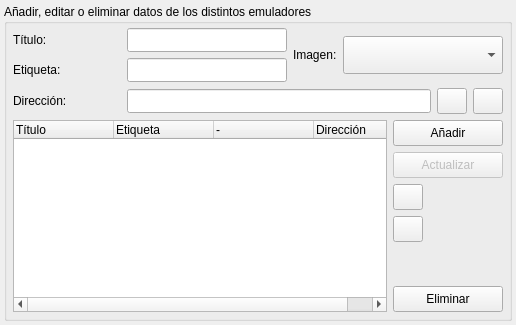
         <widget class="QWidget" name="tab_emus">
          <attribute name="icon">
           <iconset resource="../res/gr-lida.qrc">
            <normaloff>:/img16/emuladores.png</normaloff>:/img16/emuladores.png</iconset>
          </attribute>
          <attribute name="title">
           <string>Otros emuladores</string>
          </attribute>
          <layout class="QVBoxLayout" name="verticalLayout_15">
           <property name="margin">
            <number>4</number>
           </property>
           <item>
            <widget class="QGroupBox" name="groupBox_8">
             <property name="title">
              <string>Añadir, editar o eliminar datos de los distintos emuladores</string>
             </property>
             <layout class="QGridLayout" name="gridLayout_11">
              <property name="leftMargin">
               <number>6</number>
              </property>
              <property name="topMargin">
               <number>4</number>
              </property>
              <property name="rightMargin">
               <number>6</number>
              </property>
              <property name="bottomMargin">
               <number>6</number>
              </property>
              <item row="0" column="0">
               <widget class="QLabel" name="lb_Opt_30">
                <property name="minimumSize">
                 <size>
                  <width>108</width>
                  <height>0</height>
                 </size>
                </property>
                <property name="text">
                 <string>Título:</string>
                </property>
               </widget>
              </item>
              <item row="0" column="1">
               <widget class="QLineEdit" name="txtEmuTitulo">
                <property name="minimumSize">
                 <size>
                  <width>160</width>
                  <height>24</height>
                 </size>
                </property>
               </widget>
              </item>
              <item row="0" column="2" rowspan="2">
               <widget class="QLabel" name="lb_Opt_56">
                <property name="text">
                 <string>Imagen:</string>
                </property>
               </widget>
              </item>
              <item row="0" column="3" rowspan="2" colspan="2">
               <widget class="QGroupComboBox" name="cbxEmuImg">
                <property name="minimumSize">
                 <size>
                  <width>160</width>
                  <height>38</height>
                 </size>
                </property>
                <property name="iconSize">
                 <size>
                  <width>32</width>
                  <height>32</height>
                 </size>
                </property>
               </widget>
              </item>
              <item row="1" column="0">
               <widget class="QLabel" name="lb_Opt_55">
                <property name="minimumSize">
                 <size>
                  <width>108</width>
                  <height>0</height>
                 </size>
                </property>
                <property name="text">
                 <string>Etiqueta:</string>
                </property>
               </widget>
              </item>
              <item row="1" column="1">
               <widget class="QLineEdit" name="txtEmuDato">
                <property name="minimumSize">
                 <size>
                  <width>100</width>
                  <height>24</height>
                 </size>
                </property>
               </widget>
              </item>
              <item row="2" column="0">
               <widget class="QLabel" name="lb_Opt_datpath_2">
                <property name="minimumSize">
                 <size>
                  <width>108</width>
                  <height>0</height>
                 </size>
                </property>
                <property name="text">
                 <string>Dirección:</string>
                </property>
               </widget>
              </item>
              <item row="2" column="1" colspan="4">
               <layout class="QHBoxLayout" name="horizontalLayout_9">
                <item>
                 <widget class="QLineEdit" name="txtEmuPath">
                  <property name="minimumSize">
                   <size>
                    <width>0</width>
                    <height>24</height>
                   </size>
                  </property>
                 </widget>
                </item>
                <item>
                 <widget class="QPushButton" name="btnEmuPath">
                  <property name="minimumSize">
                   <size>
                    <width>30</width>
                    <height>26</height>
                   </size>
                  </property>
                  <property name="maximumSize">
                   <size>
                    <width>30</width>
                    <height>26</height>
                   </size>
                  </property>
                  <property name="text">
                   <string/>
                  </property>
                  <property name="icon">
                   <iconset resource="../res/gr-lida.qrc">
                    <normaloff>:/img16/carpeta_1.png</normaloff>:/img16/carpeta_1.png</iconset>
                  </property>
                 </widget>
                </item>
                <item>
                 <widget class="QPushButton" name="btnEmuPath_clear">
                  <property name="minimumSize">
                   <size>
                    <width>30</width>
                    <height>26</height>
                   </size>
                  </property>
                  <property name="maximumSize">
                   <size>
                    <width>30</width>
                    <height>26</height>
                   </size>
                  </property>
                  <property name="text">
                   <string/>
                  </property>
                  <property name="icon">
                   <iconset resource="../res/gr-lida.qrc">
                    <normaloff>:/img16/limpiar.png</normaloff>:/img16/limpiar.png</iconset>
                  </property>
                 </widget>
                </item>
               </layout>
              </item>
              <item row="3" column="0" rowspan="6" colspan="4">
               <widget class="QTreeWidget" name="twEmus">
                <property name="selectionBehavior">
                 <enum>QAbstractItemView::SelectRows</enum>
                </property>
                <property name="iconSize">
                 <size>
                  <width>32</width>
                  <height>32</height>
                 </size>
                </property>
                <property name="rootIsDecorated">
                 <bool>false</bool>
                </property>
                <property name="uniformRowHeights">
                 <bool>true</bool>
                </property>
                <property name="allColumnsShowFocus">
                 <bool>true</bool>
                </property>
                <column>
                 <property name="text">
                  <string>Título</string>
                 </property>
                </column>
                <column>
                 <property name="text">
                  <string>Etiqueta</string>
                 </property>
                </column>
                <column>
                 <property name="text">
                  <string>-</string>
                 </property>
                </column>
                <column>
                 <property name="text">
                  <string>Dirección</string>
                 </property>
                </column>
               </widget>
              </item>
              <item row="3" column="4">
               <widget class="QPushButton" name="btnEmuAdd">
                <property name="minimumSize">
                 <size>
                  <width>110</width>
                  <height>26</height>
                 </size>
                </property>
                <property name="text">
                 <string>Añadir</string>
                </property>
                <property name="icon">
                 <iconset resource="../res/gr-lida.qrc">
                  <normaloff>:/img16/list_add.png</normaloff>:/img16/list_add.png</iconset>
                </property>
               </widget>
              </item>
              <item row="4" column="4">
               <widget class="QPushButton" name="btnEmuUpdate">
                <property name="enabled">
                 <bool>false</bool>
                </property>
                <property name="minimumSize">
                 <size>
                  <width>110</width>
                  <height>26</height>
                 </size>
                </property>
                <property name="text">
                 <string>Actualizar</string>
                </property>
                <property name="icon">
                 <iconset resource="../res/gr-lida.qrc">
                  <normaloff>:/img16/actualizar.png</normaloff>:/img16/actualizar.png</iconset>
                </property>
               </widget>
              </item>
              <item row="5" column="4">
               <widget class="QPushButton" name="btnEmuSubir">
                <property name="minimumSize">
                 <size>
                  <width>30</width>
                  <height>26</height>
                 </size>
                </property>
                <property name="maximumSize">
                 <size>
                  <width>30</width>
                  <height>26</height>
                 </size>
                </property>
                <property name="icon">
                 <iconset resource="../res/gr-lida.qrc">
                  <normaloff>:/img16/go-up.png</normaloff>:/img16/go-up.png</iconset>
                </property>
               </widget>
              </item>
              <item row="6" column="4">
               <widget class="QPushButton" name="btnEmuBajar">
                <property name="minimumSize">
                 <size>
                  <width>30</width>
                  <height>26</height>
                 </size>
                </property>
                <property name="maximumSize">
                 <size>
                  <width>30</width>
                  <height>26</height>
                 </size>
                </property>
                <property name="icon">
                 <iconset resource="../res/gr-lida.qrc">
                  <normaloff>:/img16/go-down.png</normaloff>:/img16/go-down.png</iconset>
                </property>
               </widget>
              </item>
              <item row="7" column="4">
               <spacer name="verticalSpacer_3">
                <property name="orientation">
                 <enum>Qt::Vertical</enum>
                </property>
                <property name="sizeType">
                 <enum>QSizePolicy::Expanding</enum>
                </property>
                <property name="sizeHint" stdset="0">
                 <size>
                  <width>20</width>
                  <height>20</height>
                 </size>
                </property>
               </spacer>
              </item>
              <item row="8" column="4">
               <widget class="QPushButton" name="btnEmuDelete">
                <property name="minimumSize">
                 <size>
                  <width>110</width>
                  <height>26</height>
                 </size>
                </property>
                <property name="text">
                 <string>Eliminar</string>
                </property>
                <property name="icon">
                 <iconset resource="../res/gr-lida.qrc">
                  <normaloff>:/img16/list_remove.png</normaloff>:/img16/list_remove.png</iconset>
                </property>
               </widget>
              </item>
             </layout>
            </widget>
           </item>
          </layout>
         </widget>
